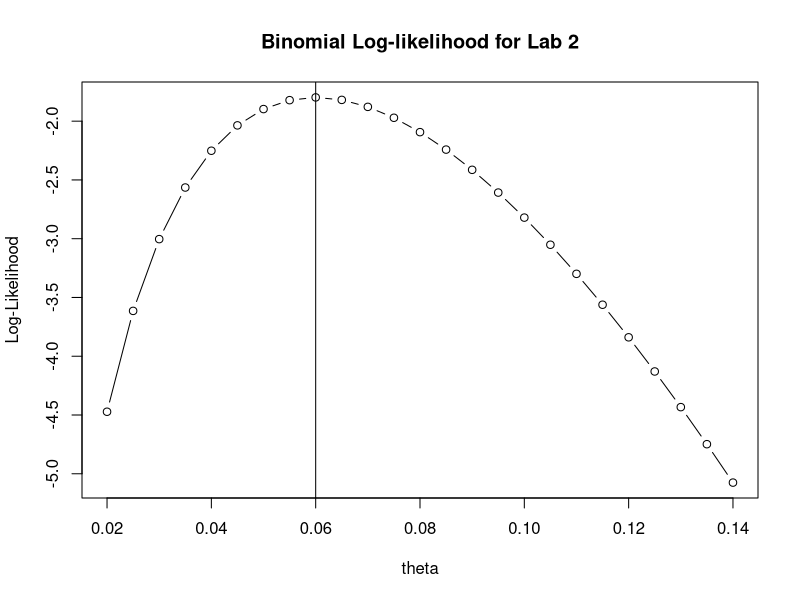
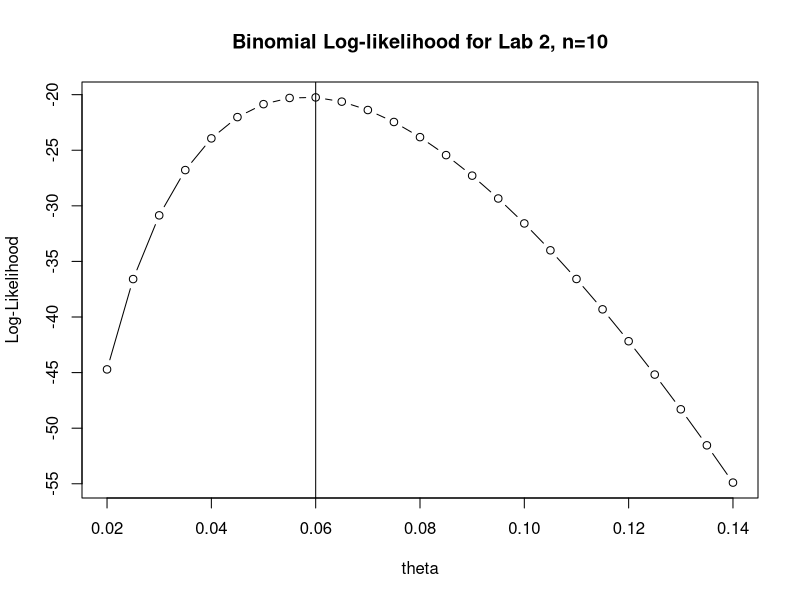
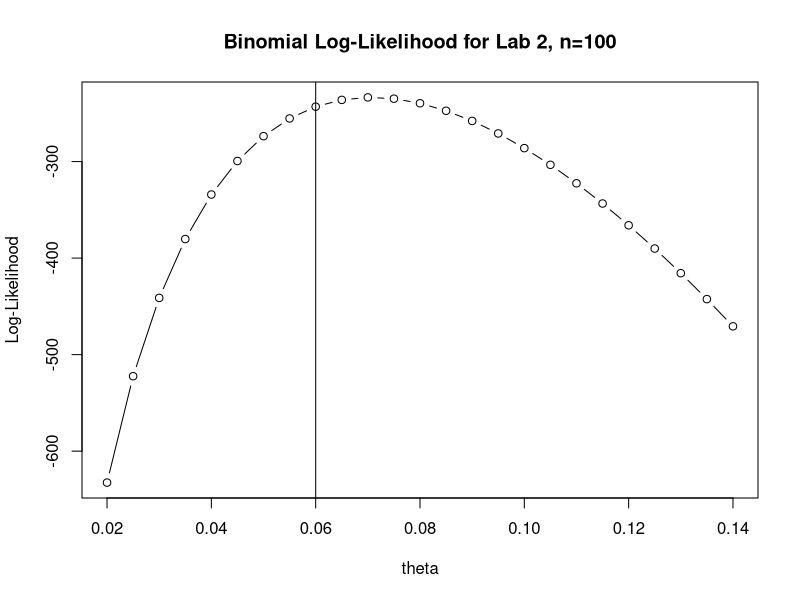

Here is the R script that generated these plots, in order:
## ---- chunk 1
#This is a comment inside of a chunk of R code.

set.seed(54321)   #setting the random number generator seed 
                  #SHOULD always be done before simulating.
# Ask your Lab instructor to explain set.seed()

bdat <- rbinom(1, size=100, prob=.07 )   # see ?rbinom for information
bdat
## ---- chunk 2
thetahat <- bdat/100
thetahat
## ---- chunk 3
#create a vector of values from 0.02 to 0.14 in steps of 0.005
theta <- seq(0.02, 0.14, by=.005)

#compute the log of binomial probabilities
bloglike <- dbinom(bdat, size=100, prob=theta, log=TRUE)

#combine the theta values and the log probabilities as column vectors
head(cbind(theta, bloglike))
## ---- chunk 4
#plot(bloglike ~ theta, ylab='Log-Likelihood', xlab='theta', type='b')
#title('Binomial Log-likelihood for Lab 2')

#optional
#abline(v=0.06)
## ---- chunk 5
plot(bloglike ~ theta, ylab='Log-Likelihood', xlab='theta', type='b')
title('Binomial Log-likelihood for Lab 2')

#optional
abline(v=0.06) #showing the maximum point with a verticle line
## ---- chunk 6
set.seed(54321)
n <- 10
bdat2 <- rbinom(n, size=100, prob=.07 )   # this generates n binomial observations
bdat2
## ---- chunk 7
theta <- seq(0.02, 0.14, by=.005)

bloglike2 <- 0
for (i in 1:n){
  bloglike2 <- bloglike2 + dbinom(bdat2[i], size=100, prob=theta, log=TRUE)  
  #computes the sum of the log of binomial probabilities over the observations
} 

head(cbind(theta, bloglike2))
## ---- chunk 8
plot(bloglike2 ~ theta, ylab='Log-Likelihood', xlab='theta', type='b')
title(paste('Binomial Log-likelihood for Lab 2, n=', n, sep=''))

abline(v=0.06)
## ---- chunk 9
set.seed(54321)
n <- 100
bdat3 <- rbinom(n, size=100, prob=.07)
bdat3
## ---- chunk 10
theta <- seq(0.02, 0.14, by=.005)

bloglike3 <- 0
for (i in 1:n){
  bloglike3 <- bloglike3 + dbinom(bdat3[i], size=100, prob=theta, log=TRUE)
  #computes the sum of the log of binomial probabiliteis over the observations
}

head(cbind(theta, bloglike3))
## ---- chunk 11
plot(bloglike3 ~ theta, ylab='Log-Likelihood', xlab='theta', type='b')
title(paste('Binomial Log-Likelihood for Lab 2, n=', n, sep=''))

abline(v=0.06)
